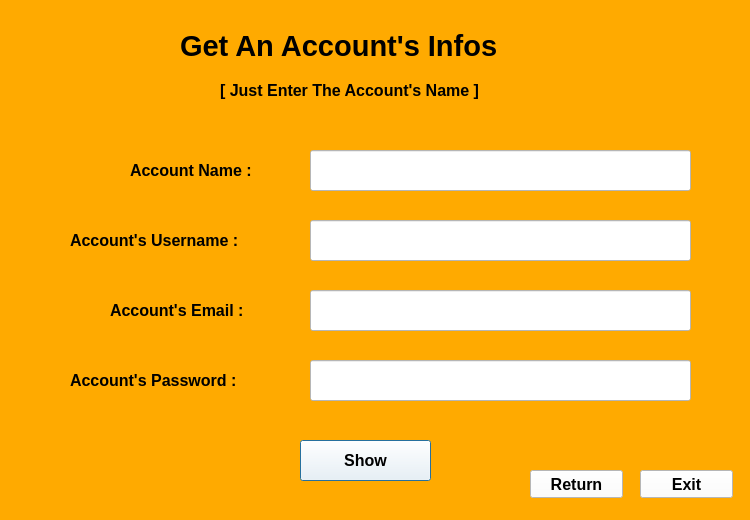
<?xml version="1.0" encoding="UTF-8"?>
<ui version="4.0">
 <class>Dialog</class>
 <widget class="QDialog" name="Dialog">
  <property name="geometry">
   <rect>
    <x>0</x>
    <y>0</y>
    <width>750</width>
    <height>520</height>
   </rect>
  </property>
  <property name="windowTitle">
   <string>Dialog</string>
  </property>
  <property name="styleSheet">
   <string notr="true">background-color: rgb(255, 170, 0);</string>
  </property>
  <widget class="QLabel" name="label_3">
   <property name="geometry">
    <rect>
     <x>70</x>
     <y>220</y>
     <width>211</width>
     <height>41</height>
    </rect>
   </property>
   <property name="font">
    <font>
     <family>MS Sans Serif</family>
     <pointsize>12</pointsize>
     <weight>75</weight>
     <bold>true</bold>
     <strikeout>false</strikeout>
    </font>
   </property>
   <property name="styleSheet">
    <string notr="true"/>
   </property>
   <property name="text">
    <string>Account's Username :</string>
   </property>
  </widget>
  <widget class="QLabel" name="label_5">
   <property name="geometry">
    <rect>
     <x>110</x>
     <y>290</y>
     <width>171</width>
     <height>41</height>
    </rect>
   </property>
   <property name="font">
    <font>
     <family>MS Sans Serif</family>
     <pointsize>12</pointsize>
     <weight>75</weight>
     <bold>true</bold>
     <strikeout>false</strikeout>
    </font>
   </property>
   <property name="text">
    <string>Account's Email :</string>
   </property>
  </widget>
  <widget class="QLabel" name="label">
   <property name="geometry">
    <rect>
     <x>180</x>
     <y>10</y>
     <width>431</width>
     <height>71</height>
    </rect>
   </property>
   <property name="font">
    <font>
     <family>MS Sans Serif</family>
     <pointsize>22</pointsize>
     <weight>75</weight>
     <bold>true</bold>
     <strikeout>false</strikeout>
    </font>
   </property>
   <property name="text">
    <string>Get An Account's Infos</string>
   </property>
  </widget>
  <widget class="QPushButton" name="Show">
   <property name="geometry">
    <rect>
     <x>300</x>
     <y>440</y>
     <width>131</width>
     <height>41</height>
    </rect>
   </property>
   <property name="font">
    <font>
     <family>MS Sans Serif</family>
     <pointsize>12</pointsize>
     <weight>75</weight>
     <bold>true</bold>
     <strikeout>false</strikeout>
    </font>
   </property>
   <property name="styleSheet">
    <string notr="true">background-color: rgb(255, 255, 255);</string>
   </property>
   <property name="text">
    <string>Show</string>
   </property>
  </widget>
  <widget class="QLabel" name="label_2">
   <property name="geometry">
    <rect>
     <x>130</x>
     <y>150</y>
     <width>181</width>
     <height>41</height>
    </rect>
   </property>
   <property name="font">
    <font>
     <family>MS Sans Serif</family>
     <pointsize>12</pointsize>
     <weight>75</weight>
     <bold>true</bold>
     <strikeout>false</strikeout>
    </font>
   </property>
   <property name="styleSheet">
    <string notr="true"/>
   </property>
   <property name="text">
    <string>Account Name :</string>
   </property>
  </widget>
  <widget class="QPushButton" name="ReturnButton">
   <property name="geometry">
    <rect>
     <x>530</x>
     <y>470</y>
     <width>93</width>
     <height>28</height>
    </rect>
   </property>
   <property name="font">
    <font>
     <family>MS Sans Serif</family>
     <pointsize>12</pointsize>
     <weight>75</weight>
     <bold>true</bold>
    </font>
   </property>
   <property name="styleSheet">
    <string notr="true">background-color: rgb(255, 255, 255);</string>
   </property>
   <property name="text">
    <string>Return</string>
   </property>
  </widget>
  <widget class="QLabel" name="label_4">
   <property name="geometry">
    <rect>
     <x>70</x>
     <y>360</y>
     <width>221</width>
     <height>41</height>
    </rect>
   </property>
   <property name="font">
    <font>
     <family>MS Sans Serif</family>
     <pointsize>12</pointsize>
     <weight>75</weight>
     <bold>true</bold>
     <strikeout>false</strikeout>
    </font>
   </property>
   <property name="text">
    <string>Account's Password :</string>
   </property>
  </widget>
  <widget class="QPushButton" name="Exit">
   <property name="geometry">
    <rect>
     <x>640</x>
     <y>470</y>
     <width>93</width>
     <height>28</height>
    </rect>
   </property>
   <property name="font">
    <font>
     <family>MS Sans Serif</family>
     <pointsize>12</pointsize>
     <weight>75</weight>
     <bold>true</bold>
    </font>
   </property>
   <property name="styleSheet">
    <string notr="true">background-color: rgb(255, 255, 255);</string>
   </property>
   <property name="text">
    <string>Exit</string>
   </property>
  </widget>
  <widget class="QLabel" name="label_6">
   <property name="geometry">
    <rect>
     <x>220</x>
     <y>80</y>
     <width>331</width>
     <height>21</height>
    </rect>
   </property>
   <property name="font">
    <font>
     <family>MS Sans Serif</family>
     <pointsize>12</pointsize>
     <weight>75</weight>
     <bold>true</bold>
    </font>
   </property>
   <property name="text">
    <string>[ Just Enter The Account's Name ]</string>
   </property>
  </widget>
  <widget class="QLineEdit" name="AccountEmail">
   <property name="geometry">
    <rect>
     <x>310</x>
     <y>290</y>
     <width>381</width>
     <height>41</height>
    </rect>
   </property>
   <property name="styleSheet">
    <string notr="true">background-color: rgb(255, 255, 255);</string>
   </property>
  </widget>
  <widget class="QLineEdit" name="AccountName">
   <property name="geometry">
    <rect>
     <x>310</x>
     <y>150</y>
     <width>381</width>
     <height>41</height>
    </rect>
   </property>
   <property name="styleSheet">
    <string notr="true">background-color: rgb(255, 255, 255);</string>
   </property>
  </widget>
  <widget class="QLineEdit" name="AccountUsername">
   <property name="geometry">
    <rect>
     <x>310</x>
     <y>220</y>
     <width>381</width>
     <height>41</height>
    </rect>
   </property>
   <property name="styleSheet">
    <string notr="true">background-color: rgb(255, 255, 255);</string>
   </property>
  </widget>
  <widget class="QLineEdit" name="AccountPassword">
   <property name="geometry">
    <rect>
     <x>310</x>
     <y>360</y>
     <width>381</width>
     <height>41</height>
    </rect>
   </property>
   <property name="styleSheet">
    <string notr="true">background-color: rgb(255, 255, 255);</string>
   </property>
  </widget>
 </widget>
 <resources/>
 <connections/>
</ui>
